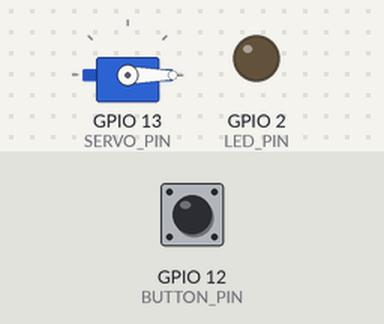
Bench run of a sketch on a simulated ESP32. Parts: servo, output pins drawn as LEDs (lit = HIGH). The inputs (shaded band) are chosen by the test bench; at power-on: GPIO 12 (BUTTON_PIN) HIGH. WiFi joins after 1.5 s; servers stay silent unless stated; the local clock reads 2024-03-15 10:24:30 at power-on unless the sketch sets it; no MQTT or app messages arrive unless stated; what the sketch prints to the serial monitor is not drawn.

Above: at 3.7 s.
3.8 s: GPIO 12 (BUTTON_PIN) pulled LOW for 0.15 s
At 4.1 s:
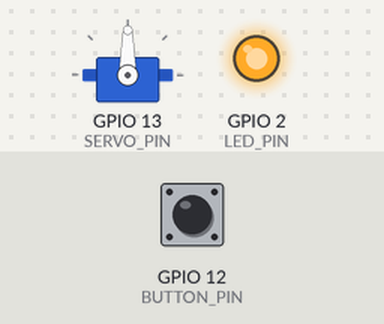
6.9 s: GPIO 12 (BUTTON_PIN) pulled LOW for 1 s
At 7.7 s:
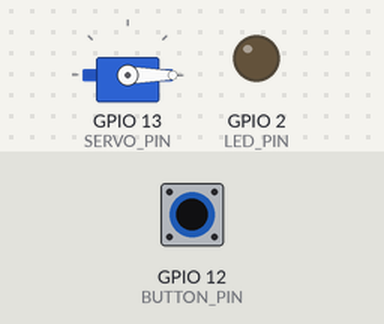
9.4 s: GPIO 12 (BUTTON_PIN) pulled LOW for 3.2 s
At 10.8 s:
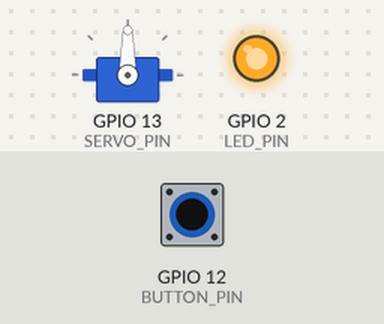
Timing chart, 0 to 40.9 s (numbered marks = the images above; inputs shaded):
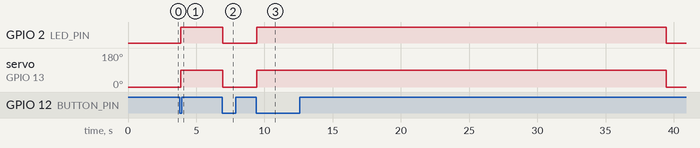

Measured:
- after the input at 3.8 s, GPIO 2 (LED_PIN): LOW → HIGH after 0.05 s; servo on GPIO 13 (SERVO_PIN): 0° → 90° after 0.05 s
- after the input at 6.9 s, GPIO 2 (LED_PIN): HIGH → LOW after 0.05 s; servo on GPIO 13 (SERVO_PIN): 90° → 0° after 0.05 s
- after the input at 9.4 s, GPIO 2 (LED_PIN): LOW → HIGH after 0.05 s, → LOW 30.0 s later; servo on GPIO 13 (SERVO_PIN): 0° → 90° after 0.05 s, → 0° 30.0 s later

The sketch:

BinControllerEsp32Code.ino
```cpp
/*
 * esp32_mqtt_servo.ino — Smart E-Waste Bin (MQTT Servo Controller)
 * ─────────────────────────────────────────────────────────────
 *  SECURE VERSION — MQTT over TLS (MQTTS)
 *
 * A NORMAL ESP32 (not ESP32-CAM) that works BOTH ways:
 *
 *    ONLINE MODE (with server — secure):
 *      Connects to the MQTT broker over TLS (port 8883, encrypted +
 *      certificate-verified). Subscribes to smartbin/<DEVICE_ID>/cmd.
 *      On {"cmd":"open_lid",...} → opens the servo lid → user deposits
 *      waste during a fixed 30-second window → lid auto-closes →
 *      publishes {"event":"lid_closed",...} over TLS → the server
 *      issues the certificate.
 *
 *    STANDALONE MODE (independent — no server / WiFi needed):
 *      Press the physical button → lid opens → auto-closes after 30s.
 *      The servo works purely on the ESP32. MQTT acks are still sent if
 *      the broker is reachable (so the dashboard reflects the lid state),
 *      but NOTHING depends on them. No user details → no certificate.
 *
 *   Button = TOGGLE:  press when CLOSED → open (standalone mode)
 *                     press when OPEN   → close (manual)
 *
 *    SECURITY NOTES:
 *     - Uses WiFiClientSecure → all MQTT traffic is TLS-encrypted.
 *     - MQTT_TLS_VERIFY=true (default): the broker's certificate is
 *       verified against MQTT_ROOT_CA (DigiCert Global Root G2, embedded
 *       below — this is the root CA for the public broker.emqx.io).
 *     - If you switch to another broker (HiveMQ Cloud, EMQX Cloud, your
 *       own Mosquitto), replace MQTT_ROOT_CA with that broker's root CA.
 *       Fetch it with:
 *         openssl s_client -connect YOUR_BROKER:8883 -servername YOUR_BROKER -showcerts
 *     - Set MQTT_TLS_VERIFY=false to skip verification (encryption stays
 *       ON, identity check OFF) — only for quick testing.
 *     - For brokers that require login, fill MQTT_USER / MQTT_PASS.
 *
 *   Required Arduino libraries (Library Manager):
 *     - PubSubClient     by Nick O'Leary
 *     - ESP32Servo       by Kevin Harrington
 *     - ArduinoJson      by Benoit Blanchon
 *     (WiFi + WiFiClientSecure are built into the ESP32 Arduino core)
 *
 *   Wiring (defaults):
 *     Servo signal  → GPIO 13   (power servo from a separate 5V supply, common GND!)
 *     Button        → GPIO 12 to GND (INPUT_PULLUP, LOW = pressed) — opens/closes the bin
 *     IR sensor OUT → GPIO 14   (optional: FC-51/HW-201, LOW = waste detected)
 *     Onboard LED   → GPIO 2    (ON while lid is open)
 */

#include <WiFi.h>
#include <WiFiClientSecure.h>
#include <PubSubClient.h>
#include <ESP32Servo.h>
#include <ArduinoJson.h>
#include <time.h>
#include "lwip/apps/sntp.h"   // SNTP (NTP) time sync — for TLS certificate date checks

// ══════════════ CONFIG — EDIT THESE ══════════════
const char* WIFI_SSID     = "";
const char* WIFI_PASSWORD = "";

// ── Secure MQTT (TLS) ──
const char* MQTT_BROKER   = "";   // must match server MQTT_BROKER
const int   MQTT_PORT     = 8883;               // 8883 = TLS (secure), 1883 = plain
const char* MQTT_USER     = "";                 // leave empty for public brokers
const char* MQTT_PASS     = "";

// Certificate verification (recommended: true)
const bool  MQTT_TLS_VERIFY = true;

// Root CA for broker.emqx.io (DigiCert Global Root G2).
// For a different broker, replace this with that broker's root CA PEM.
const char* MQTT_ROOT_CA = R"EOF(
-----BEGIN CERTIFICATE-----
MIIEfjCCA2agAwIBAgIQD+Ayq4RNAzEGxQyOE8iwaDANBgkqhkiG9w0BAQsFADBh
MQswCQYDVQQGEwJVUzEVMBMGA1UEChMMRGlnaUNlcnQgSW5jMRkwFwYDVQQLExB3
d3cuZGlnaWNlcnQuY29tMSAwHgYDVQQDExdEaWdpQ2VydCBHbG9iYWwgUm9vdCBD
QTAeFw0yNDAxMTgwMDAwMDBaFw0zMTExMDkyMzU5NTlaMGExCzAJBgNVBAYTAlVT
MRUwEwYDVQQKEwxEaWdpQ2VydCBJbmMxGTAXBgNVBAsTEHd3dy5kaWdpY2VydC5j
b20xIDAeBgNVBAMTF0RpZ2lDZXJ0IEdsb2JhbCBSb290IEcyMIIBIjANBgkqhkiG
9w0BAQEFAAOCAQ8AMIIBCgKCAQEAuzfNNNx7a8myaJCtSnX/RrohCgiN9RlUyfuI
2/Ou8jqJkTx65qsGGmvPrC3oXgkkRLpimn7Wo6h+4FR1IAWsULecYxpsMNzaHxmx
1x7e/dfgy5SDN67sH0NO3Xss0r0upS/kqbitOtSZpLYl6ZtrAGCSYP9PIUkY92eQ
q2EGnI/yuum06ZIya7XzV+hdG82MHauVBJVJ8zUtluNJbd134/tJS7SsVQepj5Wz
tCO7TG1F8PapspUwtP1MVYwnSlcUfIKdzXOS0xZKBgyMUNGPHgm+F6HmIcr9g+UQ
vIOlCsRnKPZzFBQ9RnbDhxSJITRNrw9FDKZJobq7nMWxM4MphQIDAQABo4IBMDCC
ASwwDwYDVR0TAQH/BAUwAwEB/zAdBgNVHQ4EFgQUTiJUIBiV5uNu5g/6+rkS7QYX
jzkwHwYDVR0jBBgwFoAUA95QNVbRTLtm8KPiGxvDl7I90VUwDgYDVR0PAQH/BAQD
AgGGMHQGCCsGAQUFBwEBBGgwZjAjBggrBgEFBQcwAYYXaHR0cDovL29jc3AuZGln
aWNlcnQuY24wPwYIKwYBBQUHMAKGM2h0dHA6Ly9jYWNlcnRzLmRpZ2ljZXJ0LmNu
L0RpZ2lDZXJ0R2xvYmFsUm9vdENBLmNydDBABgNVHR8EOTA3MDWgM6Axhi9odHRw
Oi8vY3JsLmRpZ2ljZXJ0LmNuL0RpZ2lDZXJ0R2xvYmFsUm9vdENBLmNybDARBgNV
HSAECjAIMAYGBFUdIAAwDQYJKoZIhvcNAQELBQADggEBAHRBl3jN7+XHBUK0dZnu
hMdoNwD1nCROU3BTIh1TNzRI0bQ0m5+C/dCRzzlqoSAFHUlOi+OiDltWkXTzmQn6
Z8bH5PFBy5sYpc/8cNPoSzhyqcpvvEZvv/Ivc0Up+dzma7vBDJC9WrMRUUlSFSQp
kdXSmphDNkXJsgARmxzc18IN6LYMRiOWlY7RE2F900pPW60BvJHHNCX0bbSRj/Ql
bmVq8wuftBD++D+RS8K++ujpMjFBROyWfBX+woQDGsMazkmgulQdnZrdj476elOL
axRvrSgEorju1kJM7M65z2RUZrfzQYW/1rs8mRUXin6iEtad/Rv1ZI1WGYmWPyBm
pbo=
-----END CERTIFICATE-----
)EOF";

const char* TOPIC_PREFIX  = "smartbin";         // must match server MQTT_TOPIC_PREFIX
const char* DEVICE_ID     = "bin01";            // must match server MQTT_DEVICE_ID

const int SERVO_PIN       = 13;
const int BUTTON_PIN      = 12;                 // open/close button (standalone)
const int IR_PIN          = 14;                 // optional deposit sensor
const int LED_PIN         = 2;                  // onboard LED

const bool USE_IR_SENSOR  = false;              // optional: close early on deposit detection
const int  SERVO_CLOSED   = 0;                  // degrees
const int  SERVO_OPEN     = 90;                 // degrees

const unsigned long AUTO_CLOSE_MS     = 30000;  // fixed 30-second deposit window
const unsigned long DEPOSIT_SETTLE_MS = 3000;   // (IR mode) close 3s after waste settles
const unsigned long HEARTBEAT_MS      = 30000;  // status heartbeat interval
const unsigned long RECONNECT_MS      = 5000;   // MQTT/WiFi retry interval

const char* STANDALONE_REQ_ID = "standalone";  // request id for button (standalone) opens
// ══════════════════════════════════════════════════

char TOPIC_CMD[64];
char TOPIC_ACK[64];
char TOPIC_STATUS[64];

WiFiClientSecure secureClient;                   //  TLS client
PubSubClient     mqtt(secureClient);
Servo            lidServo;

enum LidState { CLOSED, OPEN };
LidState lidState = CLOSED;

String   currentRequestId = "";
unsigned long openedAt         = 0;
unsigned long lastHeartbeat    = 0;
unsigned long lastReconnectAt  = 0;

// IR deposit detection state (optional mode)
bool          depositSeen  = false;
unsigned long irClearSince = 0;

// Button debounce (non-blocking)
bool          lastButtonReading  = HIGH;
bool          buttonLatch        = false;
unsigned long lastButtonChange   = 0;

// ─────────────────────────────────────────────────────
void publishStatus()
{
  JsonDocument doc;
  doc["online"]     = true;
  doc["lid"]        = (lidState == OPEN) ? "open" : "closed";
  doc["request_id"] = currentRequestId;
  doc["ip"]         = WiFi.localIP().toString();
  char buf[160];
  serializeJson(doc, buf);
  mqtt.publish(TOPIC_STATUS, buf, true);   // retained → server sees it instantly on subscribe
}

void publishAck(const char* event, const String& requestId)
{
  JsonDocument doc;
  doc["event"]      = event;
  doc["request_id"] = requestId;
  doc["ts"]         = millis() / 1000;
  char buf[128];
  serializeJson(doc, buf);
  mqtt.publish(TOPIC_ACK, buf, true);
  Serial.printf(" ack → %s : %s\n", TOPIC_ACK, buf);
}

void openLid(const String& requestId)
{
  if (lidState == OPEN) {                       // already open → just re-acknowledge
    publishAck("lid_opened", requestId);
    return;
  }
  Serial.println(" Opening lid…");
  lidServo.write(SERVO_OPEN);
  digitalWrite(LED_PIN, HIGH);
  lidState         = OPEN;
  currentRequestId = requestId;
  openedAt         = millis();
  depositSeen      = false;
  irClearSince     = 0;
  buttonLatch      = true;
  publishAck("lid_opened", requestId);
  publishStatus();
}

void closeLid()
{
  if (lidState == CLOSED) return;
  Serial.println(" Closing lid…");
  lidServo.write(SERVO_CLOSED);
  digitalWrite(LED_PIN, LOW);
  lidState = CLOSED;
  publishAck("lid_closed", currentRequestId);
  publishStatus();
}

void mqttCallback(char* topic, byte* payload, unsigned int length)
{
  String msg;
  for (unsigned int i = 0; i < length; i++) msg += (char)payload[i];
  Serial.printf(" %s : %s\n", topic, msg.c_str());

  if (String(topic) != String(TOPIC_CMD)) return;

  JsonDocument doc;
  if (deserializeJson(doc, msg) != DeserializationError::Ok) {
    Serial.println("  Bad JSON command");
    return;
  }
  const char* cmd = doc["cmd"] | "";
  String requestId = String(doc["request_id"] | "");

  if (String(cmd) == "open_lid") {
    openLid(requestId);
  }
}

void connectWiFi() {
  if (WiFi.status() == WL_CONNECTED) return;
  Serial.printf(" Connecting to WiFi %s", WIFI_SSID);
  WiFi.mode(WIFI_STA);
  WiFi.begin(WIFI_SSID, WIFI_PASSWORD);
  int tries = 0;
  while (WiFi.status() != WL_CONNECTED && tries++ < 40) {
    delay(250);
    Serial.print(".");
  }
  if (WiFi.status() == WL_CONNECTED) {
    Serial.printf("\n WiFi connected — IP %s\n", WiFi.localIP().toString().c_str());
  } else {
    Serial.println("\n WiFi failed — will retry");
  }
}

void connectMQTT() {
  if (mqtt.connected()) return;
  Serial.printf("  Connecting to MQTT %s:%d (TLS) …\n", MQTT_BROKER, MQTT_PORT);

  // Last Will: if the ESP32 dies, the broker tells the server we are offline.
  // NOTE: PubSubClient has NO setWill() — the will goes straight into connect().
  const char* willMsg = "{\"online\":false}";
  String clientId = "esp32-bin-" + String((uint32_t)ESP.getEfuseMac(), HEX);
  bool ok;
  if (MQTT_USER[0]) {
    ok = mqtt.connect(clientId.c_str(), MQTT_USER, MQTT_PASS,
                      TOPIC_STATUS, 0, true, willMsg);
  } else {
    ok = mqtt.connect(clientId.c_str(), (const char*)NULL, (const char*)NULL,
                      TOPIC_STATUS, 0, true, willMsg);
  }

  if (ok) {
    Serial.println(" MQTT connected (secure TLS)");
    mqtt.subscribe(TOPIC_CMD, 1);
    Serial.printf(" subscribed → %s\n", TOPIC_CMD);
    publishStatus();
  } else {
    Serial.printf(" MQTT connect failed, rc=%d — retry in %lus\n",mqtt.state(), RECONNECT_MS / 1000);
  }
}

void setup()
{
  Serial.begin(115200);
  delay(500);
  Serial.println("\n  Smart E-Waste Bin — ESP32 MQTT Servo Controller (SECURE TLS)");
  Serial.println("    Button on GPIO 12 opens/closes the bin standalone (no server needed)");

  snprintf(TOPIC_CMD,    sizeof(TOPIC_CMD),    "%s/%s/cmd",    TOPIC_PREFIX, DEVICE_ID);
  snprintf(TOPIC_ACK,    sizeof(TOPIC_ACK),    "%s/%s/ack",    TOPIC_PREFIX, DEVICE_ID);
  snprintf(TOPIC_STATUS, sizeof(TOPIC_STATUS), "%s/%s/status", TOPIC_PREFIX, DEVICE_ID);
  Serial.printf("   topics: %s | %s | %s\n", TOPIC_CMD, TOPIC_ACK, TOPIC_STATUS);

  // ──  TLS setup (must happen before the first MQTT connect) ──
  if (MQTT_TLS_VERIFY)
  {
    secureClient.setCACert(MQTT_ROOT_CA);      // verify broker certificate
    Serial.println(" TLS: certificate verification ENABLED");
  }
  else
  {
    secureClient.setInsecure();                // encrypted, but no identity check
    Serial.println(" TLS: encryption ON, verification OFF (testing mode)");
  }

  pinMode(LED_PIN, OUTPUT);
  digitalWrite(LED_PIN, LOW);
  pinMode(BUTTON_PIN, INPUT_PULLUP);
  pinMode(IR_PIN, INPUT_PULLUP);   // pull-up keeps the pin stable even before the sensor is wired

  lidServo.attach(SERVO_PIN);
  lidServo.write(SERVO_CLOSED);

  mqtt.setServer(MQTT_BROKER, MQTT_PORT);
  mqtt.setCallback(mqttCallback);
  mqtt.setBufferSize(1024);
  mqtt.setKeepAlive(30);

  connectWiFi();

  // ── NTP time sync ── TLS certificate verification checks validity DATES,
  // and the ESP32 clock starts at 1970 after boot — without this the TLS
  // handshake would fail even with the correct root CA.
  if (MQTT_TLS_VERIFY && WiFi.status() == WL_CONNECTED)
  {
    sntp_setoperatingmode(SNTP_OPMODE_POLL);
    sntp_setservername(0, "pool.ntp.org");
    sntp_init();
    // Wait until the clock reports a sane year (max ~10s)
    time_t now = 0;
    struct tm timeinfo = {0};
    int retry = 0;
    while (timeinfo.tm_year < (2016 - 1900) && retry++ < 20)
      {
      delay(500);
      time(&now);
      localtime_r(&now, &timeinfo);
    }
    if (timeinfo.tm_year >= (2016 - 1900))
    {
      Serial.println(" Time synced via NTP — TLS certificate dates will verify");
    }
    else
    {
      Serial.println("  NTP sync failed — TLS certificate verification may fail");
    }
  }

  connectMQTT();
}

void loop()
{
  // ── WiFi / MQTT resilience ──
  if (WiFi.status() != WL_CONNECTED)
  {
    if (millis() - lastReconnectAt > RECONNECT_MS)
    {
      lastReconnectAt = millis();
      connectWiFi();
    }
  }
  else if (!mqtt.connected())
  {
    if (millis() - lastReconnectAt > RECONNECT_MS)
    {
      lastReconnectAt = millis();
      connectMQTT();
    }
  }
  else
  {
    mqtt.loop();
  }

  // ── Heartbeat ──
  if (mqtt.connected() && millis() - lastHeartbeat > HEARTBEAT_MS)
  {
    lastHeartbeat = millis();
    publishStatus();
  }

  // ── Physical button — works STANDALONE (no server / WiFi needed) ──
  // Toggle: press when CLOSED → open (standalone mode, no certificate)
  //         press when OPEN   → close (manual)
  bool reading = digitalRead(BUTTON_PIN);
  if (reading != lastButtonReading)
  {
    lastButtonChange = millis();
    lastButtonReading = reading;
  }
  if (reading == HIGH)
  {
    buttonLatch = false;                              // released → re-arm
  }
  else if (!buttonLatch && (millis() - lastButtonChange) > 50)
  {
    buttonLatch = true;                               // fire once per press
    if (lidState == CLOSED)
    {
      Serial.println(" Button pressed — opening lid (standalone mode)");
      openLid(STANDALONE_REQ_ID);
    }
    else
    {
      Serial.println(" Button pressed — closing lid");
      closeLid();
    }
  }

  // ── Only while lid is OPEN ──
  if (lidState == OPEN)
  {
    // 1) Fixed 30-second deposit window → auto-close.
    //    (Online mode: this lid_closed ack triggers the certificate.
    //     Standalone mode: bin just closes — no certificate.)
    if (millis() - openedAt > AUTO_CLOSE_MS)
    {
      Serial.println("  30s deposit window over — closing lid");
      closeLid();
    }

    // 2) Optional IR: close early ~3s after a deposit is detected
    if (USE_IR_SENSOR)
    {
      bool beamBroken = (digitalRead(IR_PIN) == LOW);   // waste = LOW on FC-51/HW-201
      if (beamBroken)
      {
        depositSeen  = true;
        irClearSince = 0;
      }
      else if (depositSeen)
      {
        if (irClearSince == 0) irClearSince = millis();
        if (millis() - irClearSince > DEPOSIT_SETTLE_MS)
        {
          Serial.println("  Deposit detected — closing lid");
          closeLid();
        }
      }
    }
  }
}
```
